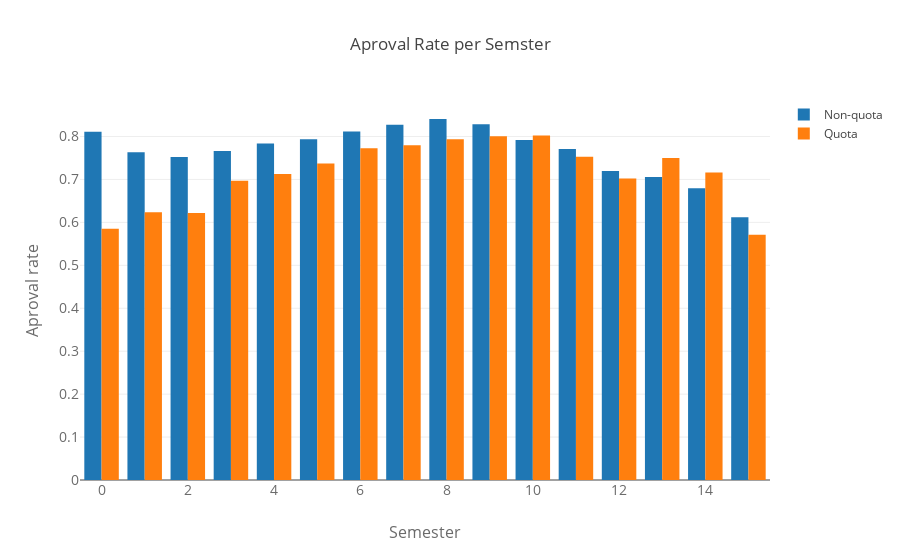

This figure's notebook cell:
### Code cell
dataNaoCotista = go.Bar(
        x = desempenhoNaoCostista['semestre'],
        y = desempenhoNaoCostista['desempenho'],
        name='Non-quota'
    )


dataCotista = go.Bar(
        x = desempenhoCotista['semestre'],
        y = desempenhoCotista['desempenho'],
        name='Quota'
    )

data = [dataNaoCotista, dataCotista]
layout = go.Layout(
    title='Aproval Rate per Semster',
    xaxis=dict(
        title='Semester',
        titlefont=dict(
            size=16,
            color='rgb(107, 107, 107)'
        ),
        tickfont=dict(
            size=14,
            color='rgb(107, 107, 107)'
        )
    ),
    yaxis=dict(
        title='Aproval rate',
        titlefont=dict(
            size=16,
            color='rgb(107, 107, 107)'
        ),
        tickfont=dict(
            size=14,
            color='rgb(107, 107, 107)'
        )
    ),
    barmode='group'
)
fig = go.Figure(data=data, layout=layout)
py.iplot(fig, filename='dados')

### Figure 1 — Plotly figure (JSON) as saved in the notebook; plotly's stock layout.template omitted (floating-point values rounded to 4 significant figures)
{"data": [{"name": "Non-quota", "type": "bar", "uid": "64cadfbc-4d95-49a0-a555-56506943344a", "x": [0, 1, 2, 3, 4, 5, 6, 7, 8, 9, 10, 11, 12, 13, 14, 15], "y": [0.811, 0.7636, 0.7522, 0.7662, 0.7834, 0.7934, 0.8118, 0.8275, 0.8408, 0.8283, 0.7917, 0.7706, 0.7198, 0.7057, 0.6793, 0.6117]}, {"name": "Quota", "type": "bar", "uid": "81374d56-490f-4c30-ac6a-f87c231d53f8", "x": [0, 1, 2, 3, 4, 5, 6, 7, 8, 9, 10, 11, 12, 13, 14, 15], "y": [0.5853, 0.6234, 0.622, 0.6971, 0.7128, 0.7372, 0.7728, 0.7796, 0.7938, 0.8007, 0.8025, 0.7531, 0.702, 0.75, 0.7164, 0.5714]}], "layout": {"barmode": "group", "title": {"text": "Aproval Rate per Semster"}, "xaxis": {"tickfont": {"color": "rgb(107, 107, 107)", "size": 14}, "title": {"font": {"color": "rgb(107, 107, 107)", "size": 16}, "text": "Semester"}}, "yaxis": {"tickfont": {"color": "rgb(107, 107, 107)", "size": 14}, "title": {"font": {"color": "rgb(107, 107, 107)", "size": 16}, "text": "Aproval rate"}}}}
